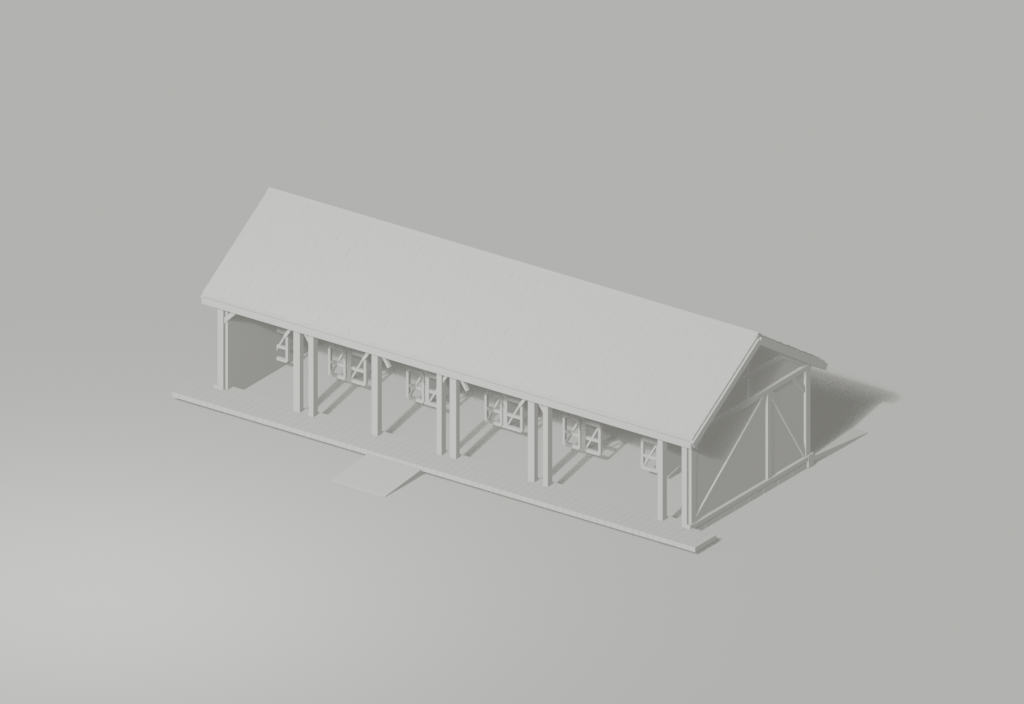
#> input picture CODE/Scripts/architectural_generator/evidence/construction_library/render_slate/stable/normal_clay_0.png, 1024 x 704 px, found by its file name
$ python compose_construction_depth.py
#> lines starting #> are read from the running program, lines starting #| are printed output that depends on the picture
### CODE/Scripts/architectural_generator/tests/compose_construction_library.py
"""Compose the matched library study frames and historical Gatehouse control."""
from pathlib import Path
from PIL import Image, ImageDraw, ImageFont

EVIDENCE=Path(__file__).resolve().parents[1]/'evidence'
ROOT=EVIDENCE/'construction_library'
PREVIOUS=EVIDENCE/'construction_treatments'/'after'


def sheet(name, labels, frames, width=560):
#> called with name = 'smithy_depth.jpg', labels = ('Modeled', 'Hybrid', 'Texture dominant'), width = 560
    height=round(width*704/1024)
    heading=33
    image=Image.new('RGB',(len(labels)*width,len(frames)*(height+heading)),(32,36,40))
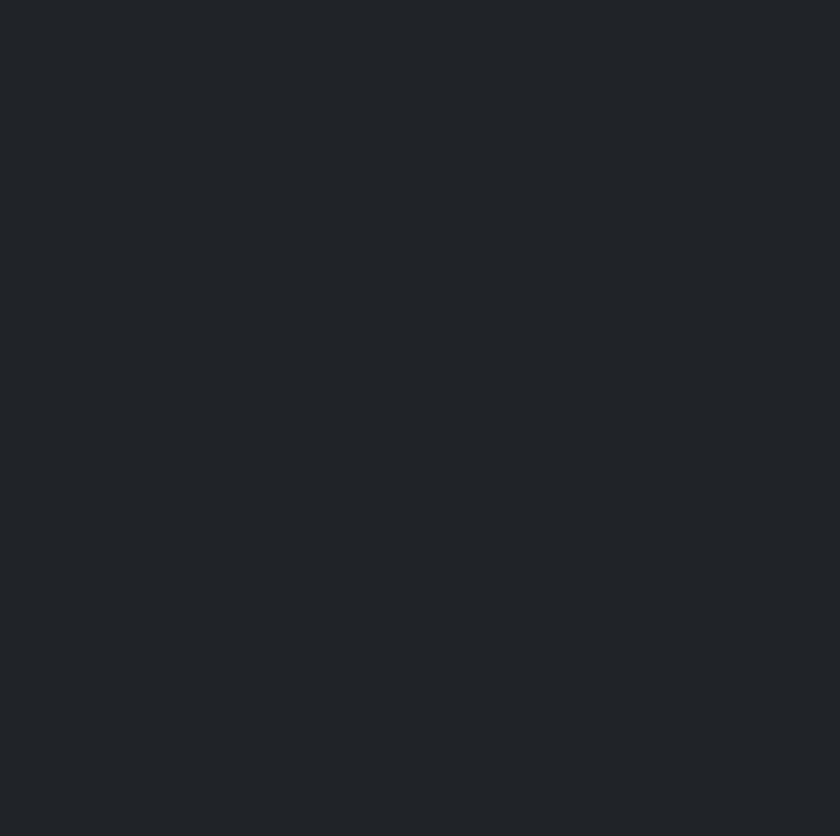
#> image: PIL image 1680x1672 RGB (shown at 1/2 size); mean R, G, B 32, 36, 40
    draw=ImageDraw.Draw(image)
    font=ImageFont.load_default(size=17)
    for row,(caption,paths) in enumerate(frames):
        for column,path in enumerate(paths):
            x,y=column*width,row*(height+heading)
            draw.text((x+10,y+6),labels[column]+' | '+caption,fill='white',font=font)
            with Image.open(path) as source:
#> source is the input picture: PIL image 1024x704 RGBA; mean R, G, B, A 180.8, 180.6, 178.3, 255
                image.paste(source.convert('RGB').resize((width,height),Image.Resampling.LANCZOS),
                            (x,y+heading))
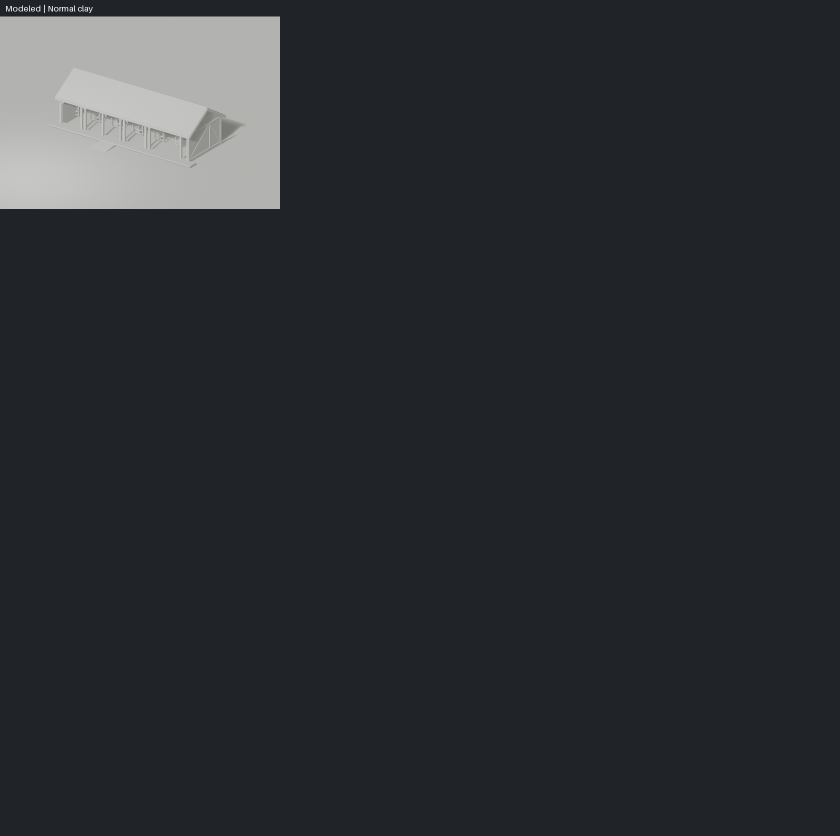
#> image: PIL image 1680x1672 RGB (shown at 1/2 size); mean R, G, B 43.5, 47.1, 50.7
    image.save(ROOT/name,quality=92,optimize=True)


# [18 lines left out: function main, not called in this run]


# [2 lines that do not run on import are left out]

### CODE/Scripts/architectural_generator/tests/compose_construction_depth.py
"""Compose depth comparisons using the library study contact-sheet layout."""
from compose_construction_library import sheet
import compose_construction_library as layout

ROOT=layout.EVIDENCE/'construction_depth'
LABELS=('Modeled','Hybrid','Texture dominant')
MODES=('modeled','hybrid','texture')
FRAMES=(('Normal clay','normal_clay_0.png'),
        ('Normal material','normal_material_0.png'),
        ('Close clay','close_clay_0.png'),
        ('Close material','close_material_0.png'))


def main():
    layout.ROOT=ROOT
    for name in ('smithy','gatehouse'):
        sheet(name+'_depth.jpg',LABELS,[
            (caption,[ROOT/mode/name/frame for mode in MODES]) for caption,frame in FRAMES])
        sheet(name+'_glb.jpg',('Native hybrid','GLB reimport'),[
            ('Normal material',[ROOT/folder/name/'normal_material_0.png'
                                for folder in ('hybrid','glb')])],width=710)


if __name__=='__main__':
#> (the run stopped early here; a loop or call above may not have finished)
